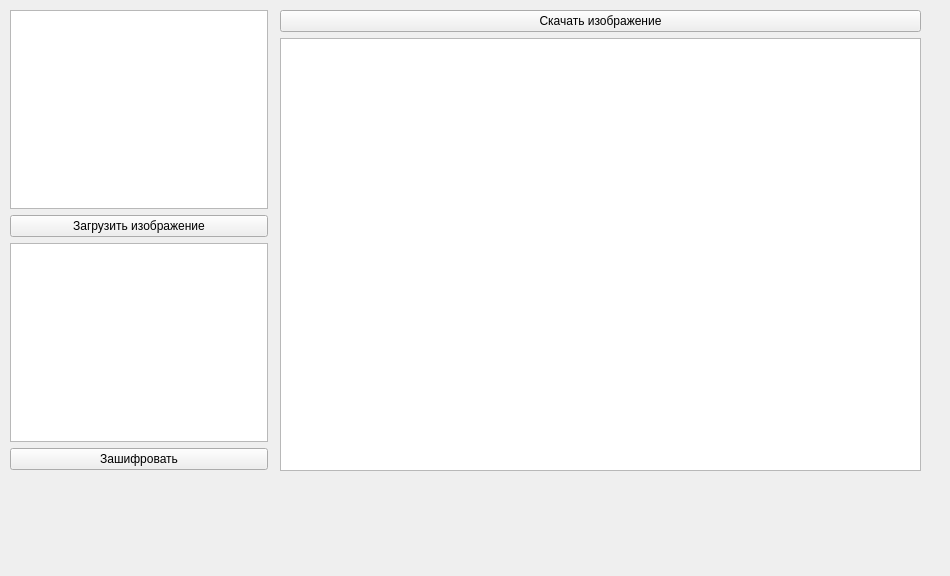
<?xml version="1.0" encoding="UTF-8"?>
<ui version="4.0">
 <class>EncryptTab</class>
 <widget class="QWidget" name="EncryptTab">
  <property name="geometry">
   <rect>
    <x>0</x>
    <y>0</y>
    <width>950</width>
    <height>576</height>
   </rect>
  </property>
  <property name="windowTitle">
   <string>Form</string>
  </property>
  <widget class="QWidget" name="">
   <property name="geometry">
    <rect>
     <x>10</x>
     <y>10</y>
     <width>258</width>
     <height>460</height>
    </rect>
   </property>
   <layout class="QVBoxLayout" name="verticalLayout">
    <item>
     <widget class="QGraphicsView" name="graphicsView"/>
    </item>
    <item>
     <widget class="QPushButton" name="loadImage">
      <property name="text">
       <string>Загрузить изображение</string>
      </property>
     </widget>
    </item>
    <item>
     <widget class="QTextEdit" name="textEdit"/>
    </item>
    <item>
     <widget class="QPushButton" name="encrypt">
      <property name="text">
       <string>Зашифровать</string>
      </property>
     </widget>
    </item>
   </layout>
  </widget>
  <widget class="QWidget" name="">
   <property name="geometry">
    <rect>
     <x>280</x>
     <y>10</y>
     <width>641</width>
     <height>461</height>
    </rect>
   </property>
   <layout class="QVBoxLayout" name="verticalLayout_2">
    <item>
     <widget class="QPushButton" name="saveImage">
      <property name="text">
       <string>Скачать изображение</string>
      </property>
     </widget>
    </item>
    <item>
     <widget class="QGraphicsView" name="resultGraphicsView"/>
    </item>
   </layout>
  </widget>
 </widget>
 <resources/>
 <connections/>
</ui>
